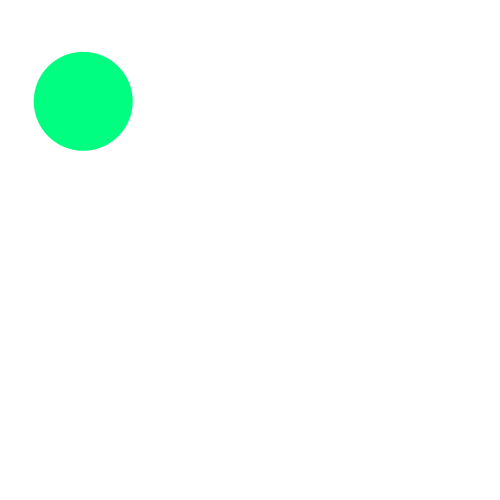
Frame 1 (no input)
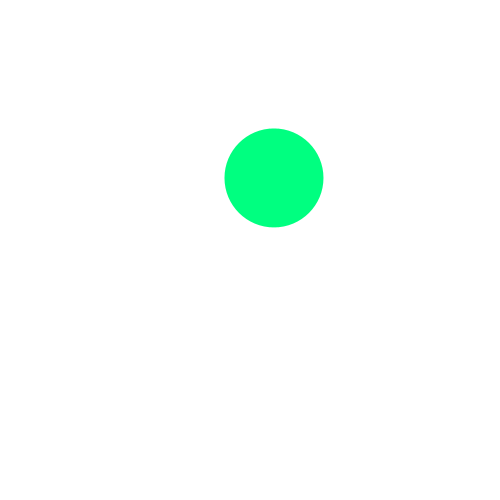
Frame 60 (the mouse pressed at the canvas centre just before this capture)
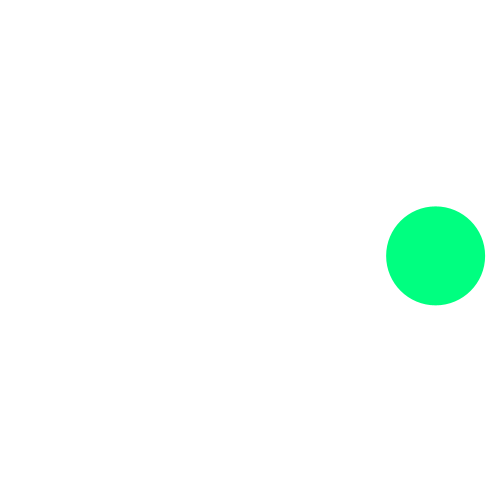
Frame 120 (the mouse held since frame 60 and released just before this capture)

The Processing sketch that drew these frames (run headless with seeded random() and noise(); from frame 60 on, the mouse is pressed at the canvas centre):

// Processing sketch: processing_33785
// ── processing_33785.pde

float ball_x = 80;
float ball_y = 100;
float x_speed = random(5);
float y_speed = random(5);
float ball_w = 99;

void setup() {
  size(500, 500);
}


void draw() {
  moveBall();
  checkEdgeOfScreen();
  noStroke();
  fill(0,256,128);
  ellipse(ball_x, ball_y, ball_w, ball_w);
}

void moveBall() {
  background(255);
  ball_x = ball_x +x_speed;
  ball_y = ball_y +y_speed;
}

void checkEdgeOfScreen() {
  if (ball_x > width- ball_w/2) {
    x_speed = x_speed * -1;
  }else if(ball_x<  ball_w/2){
    x_speed = x_speed * -1;
  }
  
  
  if (ball_y > height- ball_w/2) {
    y_speed = y_speed * -1;
  }else if (ball_y  < ball_w/2){
     y_speed = y_speed * -1;
  }
  


}
